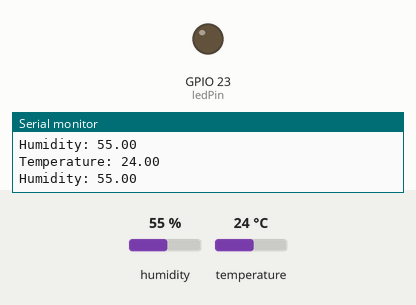
A sketch run on a simulated ESP32. Parts: output pins drawn as LEDs (lit = HIGH), the last lines printed to the serial monitor. Inputs (shaded band) come from the test bench; at power-on: temperature 24 °C, humidity 55 %.

Above: at 2.8 s.
2.9 s: temperature set to 29.3 °C
5.6 s: temperature set to 30.8 °C
At 7.0 s:
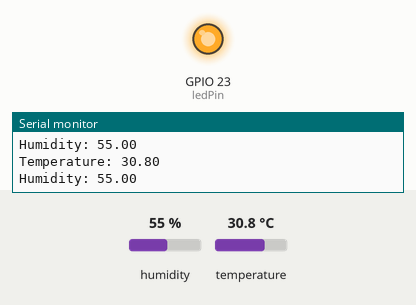
8.3 s: temperature set to 12 °C
At 10.4 s:
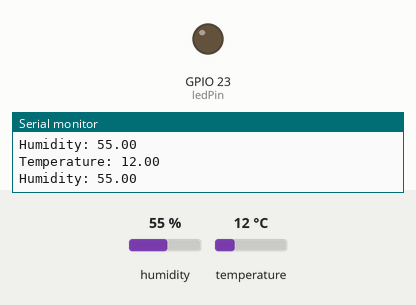
11.5 s: temperature set to 33 °C
At 13.4 s:
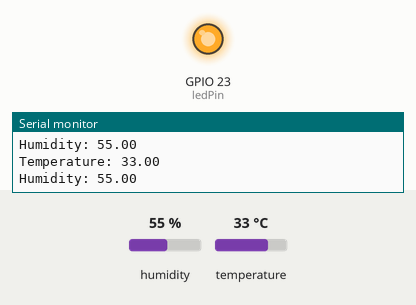
Timing chart, 0 to 14.9 s (numbered marks = the images above; inputs shaded):
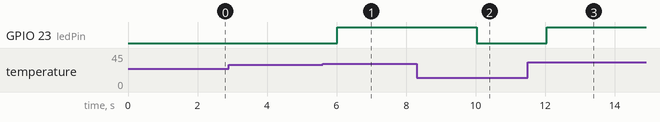

The sketch:

esp32.ino
```cpp
#include <DHT.h>

// #define DHTPIN 15
// #define DHTTYPE DHT22
// DHT22 is a digital sensor, not an analog sensor.
DHT sensor(15, DHT22);

const int ledPin = 23;

void setup() {
  pinMode(ledPin, OUTPUT);
  Serial.begin(115200);
  sensor.begin();
}

void loop() {
  float temperature = sensor.readTemperature();
  float humidity = sensor.readHumidity();

  Serial.print("Temperature: ");
  Serial.println(temperature);

  Serial.print("Humidity: ");
  Serial.println(humidity);

  if (temperature > 30) {
    digitalWrite(ledPin, HIGH);
  } else {
    digitalWrite(ledPin, LOW);
  }

  delay(2000);
}
```

Measured:
- the behaviour switches between 30 and 30.1 °C on temperature (found by bisection; images 0 and 1)
- after the input at 5.6 s, GPIO 23 (ledPin): LOW → HIGH after 0.42 s
- after the input at 8.3 s, GPIO 23 (ledPin): HIGH → LOW after 1.7 s
- after the input at 11.5 s, GPIO 23 (ledPin): LOW → HIGH after 0.54 s
